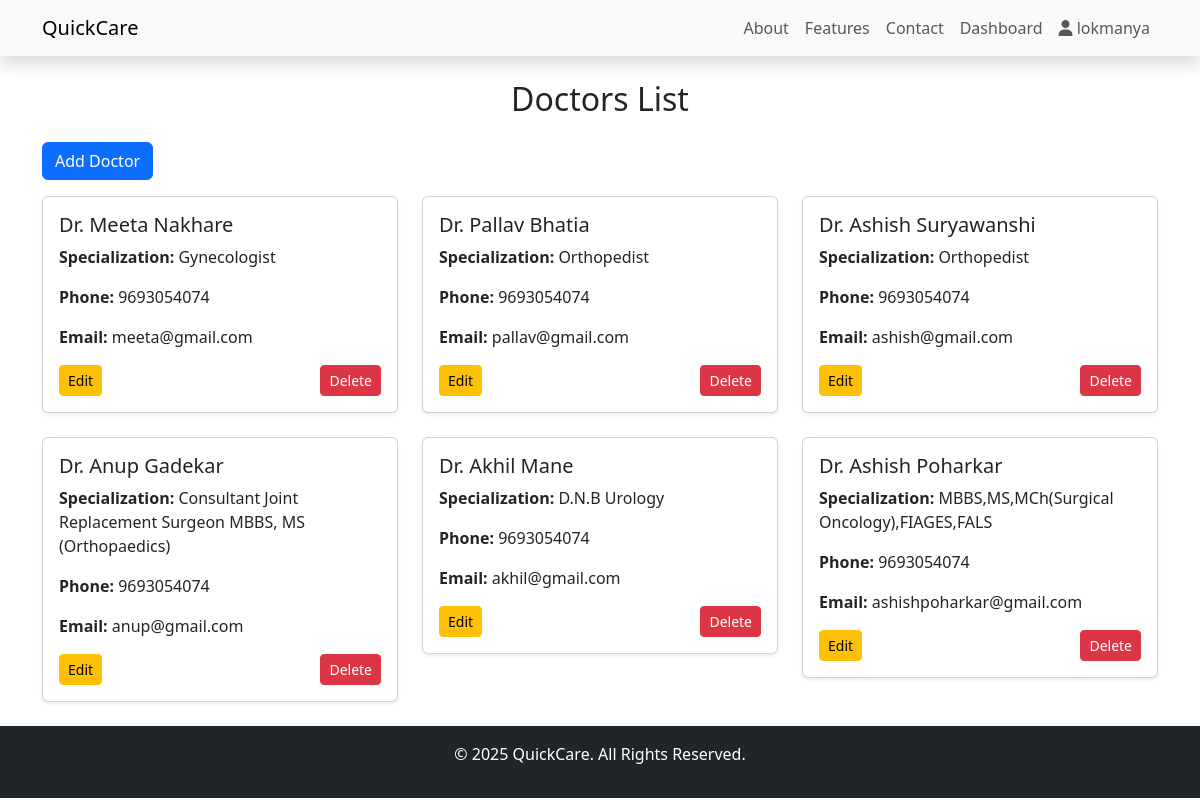
Screenshot of /hospitals/doctors/ (signed in) with the database file from the repository.
### accounts/models.py (models this page shows, shortened)
class CustomUser(AbstractUser):
    user_type=models.CharField(max_length=50)
    groups = models.ManyToManyField(Group, related_name="customuser_groups", blank=True)
    user_permissions = models.ManyToManyField(Permission, related_name="customuser_permissions", blank=True)

### hospitals/models.py (models this page shows, shortened)
class Doctor(models.Model):
    hospital = models.ForeignKey(HospitalProfile, on_delete=models.CASCADE, related_name="doctors")
    name = models.CharField(max_length=30)
    specialization = models.CharField(max_length=40)
    phone_number = models.CharField(max_length=10)
    email = models.EmailField(unique=True)

### hospitals/views.py (the view)
# urls.py: path("doctors/",list_doctors, name="list_doctors"),
@login_required
def list_doctors(request):
    hospital= HospitalProfile.objects.get(user=request.user)
    doctors = Doctor.objects.filter(hospital=hospital)
    context={
        "hospital":hospital,
        "doctors": doctors,
    }
    return render(request,'hospitals/list_doctors.html',context)

### hospitals/templates/hospitals/list_doctors.html (shortened to what this page needs)
{% extends "home/base.html" %}
{% block content %}
    <div class="container mt-4">
        <h2 class="text-center mb-4">Doctors List</h2>
        <a href="{% url 'add_doctor' %}" class="btn btn-primary mb-3">Add Doctor</a>
        {% if doctors %}
        <div class="row">
            {% for doctor in doctors %}
            <div class="col-md-4">
                <div class="card shadow-sm mb-4">
                    <div class="card-body">
                        <h5 class="card-title">Dr. {{ doctor.name }}</h5>
                        <p class="card-text"><strong>Specialization:</strong> {{ doctor.specialization }}</p>
                        <p class="card-text"><strong>Phone:</strong> {{ doctor.phone_number }}</p>
                        <p class="card-text"><strong>Email:</strong> {{ doctor.email }}</p>
                        <div class="d-flex justify-content-between">
                            <a href="{% url 'edit_doctor' doctor.id %}" class="btn btn-warning btn-sm">Edit</a>
                            <a href="{% url 'delete_doctor' doctor.id %}" class="btn btn-danger btn-sm">Delete</a>
                        </div>
                    </div>
                </div>
            </div>
            {% endfor %}
        </div>
        {% else %}
            <p class="text-center text-muted">No doctors available.</p>
        {% endif %}
    </div>
{% endblock %}

### home/templates/home/base.html (shortened to what this page needs)
<!DOCTYPE html>
<html lang="en">
  <head>
    <link rel="stylesheet" href="https://cdn.jsdelivr.net/npm/bootstrap@5.3.0/dist/css/bootstrap.min.css" />
    <link rel="stylesheet" href="https://cdnjs.cloudflare.com/ajax/libs/font-awesome/6.4.2/css/all.min.css" />
  </head>
  <body>
    <nav class="navbar navbar-expand-lg navbar-light bg-light shadow position-sticky top-0 z-3">
      <div class="container">
        <a class="navbar-brand" href="{% url 'home' %}">QuickCare</a>
        <div class="collapse navbar-collapse" id="navbarNav">
          <ul class="navbar-nav ms-auto">
            <li class="nav-item">
              <a class="nav-link" href="#about">About</a>
            </li>
            <li class="nav-item">
              <a class="nav-link" href="#features">Features</a>
            </li>
            <li class="nav-item">
              <a class="nav-link" href="#contact">Contact</a>
            </li>
            {% if user.is_authenticated %}
            <li class="nav-item">
              {% if user.user_type == "Patient" %}
                <a href="{% url 'patient_dashboard' %}" class="nav-link">Dashboard</a>
              {% elif user.user_type == "Hospital" %}
                <a href="{% url 'hospital_dashboard' %}" class="nav-link">Dashboard</a>
              {% endif %}
            </li>
            <li class="nav-item">
              {% if user.user_type == "Patient" %}
              <a href="{% url 'patient_profile' %}" class="nav-link"><i class="fa-solid fa-user"></i> {{ user.username }}</a>
              {% elif user.user_type == "Hospital" %}
              <a href="{% url 'hospital_profile' %}" class="nav-link"><i class="fa-solid fa-user"></i> {{ user.username }}</a>
              {% endif %}
            </li>
            {% else %}
            <li class="nav-item">
              <a href="{% url 'login' %}" class="btn btn-primary">Login</a>
            </li>
            {% endif %}
          </ul>
        </div>
      </div>
    </nav>
    {% block content %} {% endblock %}
    <footer class="bg-dark text-white text-center py-3">
      <p>&copy; 2025 QuickCare. All Rights Reserved.</p>
    </footer>
  </body>
</html>

### rows the page displays
CustomUser: username "lokmanya"
Doctor: name "Meeta Nakhare", specialization "Gynecologist", phone_number "9693054074", email "meeta@gmail.com"
Doctor: name "Pallav Bhatia", specialization "Orthopedist", phone_number "9693054074", email "pallav@gmail.com"
Doctor: name "Ashish Suryawanshi", specialization "Orthopedist", phone_number "9693054074", email "ashish@gmail.com"
Doctor: name "Anup Gadekar", specialization "Consultant Joint Replacement Surgeon MBBS, MS (Orthopaedics)", phone_number "9693054074", email "anup@gmail.com"
Doctor: name "Akhil Mane", specialization "D.N.B Urology", phone_number "9693054074", email "akhil@gmail.com"
Doctor: name "Ashish Poharkar", specialization "MBBS,MS,MCh(Surgical Oncology),FIAGES,FALS", phone_number "9693054074", email "ashishpoharkar@gmail.com"
